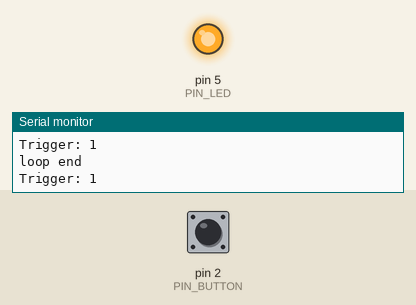
Bench run of a sketch on a simulated Arduino Uno, built with avr-gcc and run on an emulated ATmega328P. Shown: output pins drawn as LEDs (lit = HIGH), the last lines printed to the serial monitor. The test bench sets the inputs (shaded band); at power-on: pin 2 (PIN_BUTTON) HIGH.

Above: at 1.2 s.
1.3 s: pin 2 (PIN_BUTTON) pulled LOW for 0.15 s
At 2.6 s:
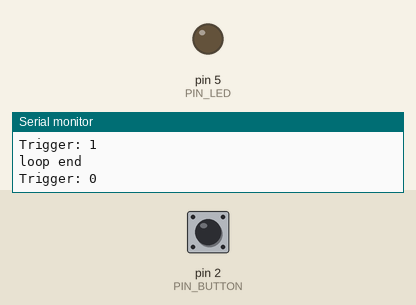
3.5 s: pin 2 (PIN_BUTTON) pulled LOW for 1 s
At 5.4 s:
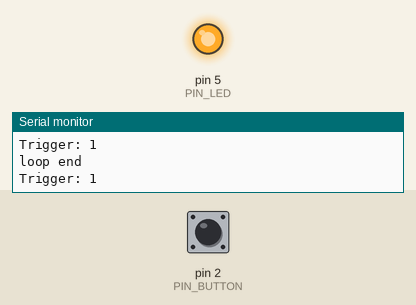
6.0 s: pin 2 (PIN_BUTTON) pulled LOW for 3.2 s
At 6.9 s:
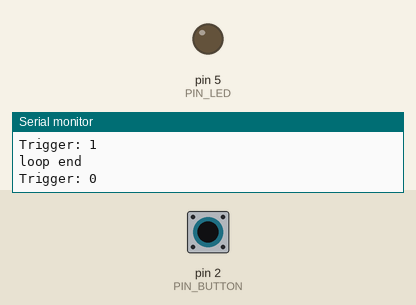
Timing chart, 0 to 9.0 s (numbered marks = the images above; inputs shaded):
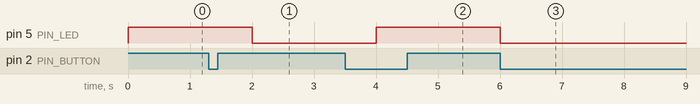

Measured:
- after the input at 1.3 s, pin 5 (PIN_LED): HIGH → LOW after 0.70 s
- after the input at 3.5 s, pin 5 (PIN_LED): LOW → HIGH after 0.50 s
- after the input at 6.0 s, pin 5 (PIN_LED): HIGH → LOW at once

The sketch:

task_2_1.ino
```cpp
// Task 1 External interrupt, button on INT0
// focus: edge triggering
// Arduino: attachInterrupt
// Register: EICRA, EIMSK, EIFR

//#include "sam.h"

#define PIN_LED 5 // D13 -> PB5
#define PIN_BUTTON 2 // D2 -> PD2

volatile byte LED_state = HIGH;

// Using arduino functions
void setup(){
  Serial.begin(9600);
  pinMode(PIN_LED, OUTPUT);
  pinMode(PIN_BUTTON, INPUT_PULLUP);
  attachInterrupt(digitalPinToInterrupt(PIN_BUTTON), toggleLED, FALLING);
}

void loop(){
  digitalWrite(PIN_LED, LED_state);
  Serial.print("Trigger: ");
  Serial.println(LED_state);
  delay(1000);
  Serial.println("loop end");
}

void toggleLED(){
  LED_state = !LED_state;
}

// Baremetal version (WIP)
/*
void setup() {
  // Enable the APB clock for the PORT module
  PM->APBBMASK.reg |= PM_APBBMASK_PORT;

  // Configure PIN_LED as output (set bit in DIRSET)
  PORT->Group[0].DIRSET.reg = (1 << PIN_LED);

  // Configure PIN_BUTTON as input
  PORT->Group[2].DIRCLR.reg = (1 << PIN_BUTTON);
}

void loop(){

}

void toggleLED(){

}
*/
```
